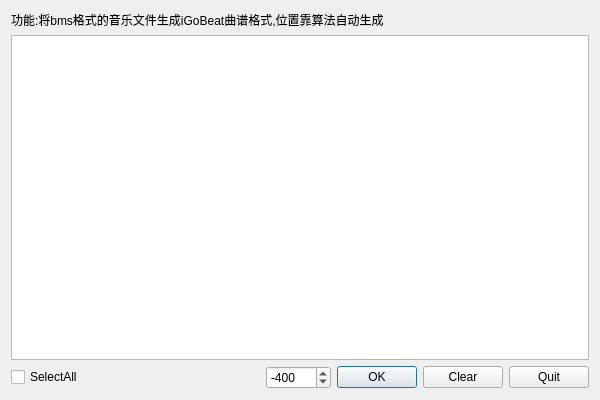
<?xml version="1.0" encoding="UTF-8"?>
<ui version="4.0">
 <class>QBmseToIGoBeatDialog</class>
 <widget class="QDialog" name="QBmseToIGoBeatDialog">
  <property name="geometry">
   <rect>
    <x>0</x>
    <y>0</y>
    <width>600</width>
    <height>400</height>
   </rect>
  </property>
  <property name="windowTitle">
   <string>BmsToIGoBeatDialog</string>
  </property>
  <layout class="QGridLayout" name="gridLayout">
   <item row="0" column="0">
    <layout class="QVBoxLayout" name="verticalLayout">
     <item>
      <widget class="QLabel" name="label">
       <property name="text">
        <string>功能:将bms格式的音乐文件生成iGoBeat曲谱格式,位置靠算法自动生成</string>
       </property>
       <property name="textFormat">
        <enum>Qt::PlainText</enum>
       </property>
       <property name="wordWrap">
        <bool>true</bool>
       </property>
      </widget>
     </item>
     <item>
      <widget class="QListWidget" name="listWidget"/>
     </item>
     <item>
      <layout class="QHBoxLayout" name="horizontalLayout">
       <item>
        <widget class="QCheckBox" name="selectAll">
         <property name="text">
          <string>SelectAll</string>
         </property>
        </widget>
       </item>
       <item>
        <spacer name="horizontalSpacer">
         <property name="orientation">
          <enum>Qt::Horizontal</enum>
         </property>
         <property name="sizeHint" stdset="0">
          <size>
           <width>148</width>
           <height>20</height>
          </size>
         </property>
        </spacer>
       </item>
       <item>
        <widget class="QSpinBox" name="spinBox">
         <property name="minimum">
          <number>-10000</number>
         </property>
         <property name="maximum">
          <number>10000</number>
         </property>
         <property name="value">
          <number>-400</number>
         </property>
        </widget>
       </item>
       <item>
        <widget class="QPushButton" name="ok">
         <property name="text">
          <string>OK</string>
         </property>
        </widget>
       </item>
       <item>
        <widget class="QPushButton" name="clear">
         <property name="text">
          <string>Clear</string>
         </property>
        </widget>
       </item>
       <item>
        <widget class="QPushButton" name="quit">
         <property name="text">
          <string>Quit</string>
         </property>
        </widget>
       </item>
      </layout>
     </item>
    </layout>
   </item>
  </layout>
 </widget>
 <resources/>
 <connections/>
</ui>
